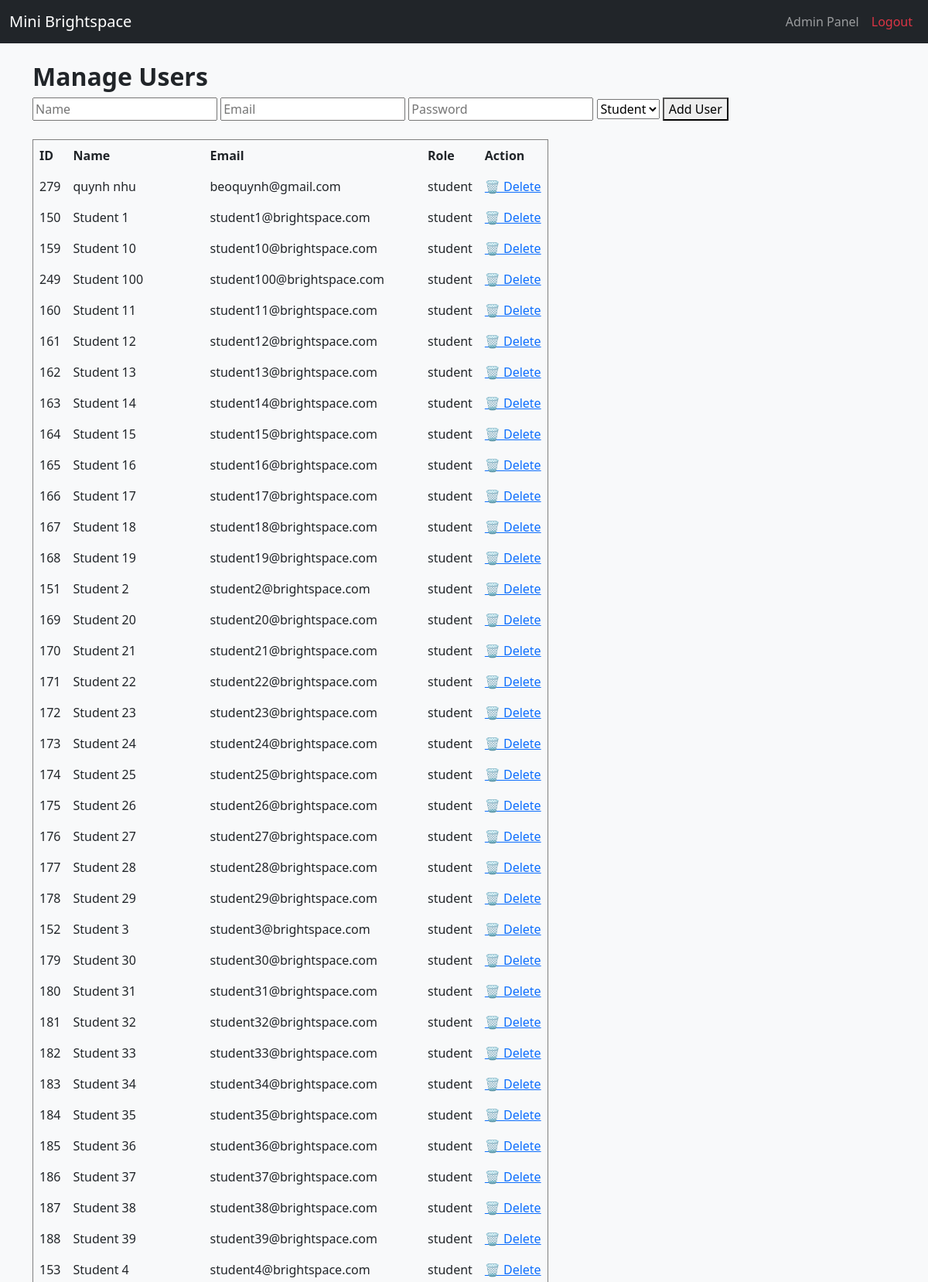
/admin/manage_users.php (signed in, upper part), run on the app's committed database.
### tables this page shows
CREATE TABLE `users` (
  `user_id` int(11) NOT NULL,
  `name` varchar(100) NOT NULL,
  `email` varchar(100) NOT NULL,
  `password` varchar(255) NOT NULL,
  `role` enum('student','teacher','admin') NOT NULL
);

### admin/manage_users.php (the view, shortened to what this page needs)
<?php
include('../config.php');
include('../includes/header.php');
$users = $conn->query("SELECT * FROM users ORDER BY role, name");
echo "<h2>Manage Users</h2>";
echo "<form method='POST'>
        <input type='text' name='name' placeholder='Name' required>
        <input type='email' name='email' placeholder='Email' required>
        <input type='text' name='password' placeholder='Password' required>
        <select name='role'>
            <option value='student'>Student</option>
            <option value='teacher'>Teacher</option>
            <option value='admin'>Admin</option>
        </select>
        <button type='submit' name='add_user'>Add User</button>
      </form><br>";
echo "<table border='1' cellpadding='8'>";
echo "<tr><th>ID</th><th>Name</th><th>Email</th><th>Role</th><th>Action</th></tr>";
while ($u = $users->fetch_assoc()) {
    echo "<tr>
            <td>{$u['user_id']}</td>
            <td>{$u['name']}</td>
            <td>{$u['email']}</td>
            <td>{$u['role']}</td>
            <td><a href='?delete={$u['user_id']}'>🗑️ Delete</a></td>
          </tr>";
}
echo "</table>";
?>

### assets/css/style.css (style rules this page uses)
body { background-color: #f8f9fa; font-family: 'Segoe UI', sans-serif; }
h2 { font-weight: 600; }

### data on the page
users: user_id "279", name "quynh nhu", email "beoquynh@gmail.com", role "student"
users: user_id "150", name "Student 1", email "student1@brightspace.com", role "student"
users: user_id "159", name "Student 10", email "student10@brightspace.com", role "student"
users: user_id "249", name "Student 100", email "student100@brightspace.com", role "student"
users: user_id "160", name "Student 11", email "student11@brightspace.com", role "student"
users: user_id "161", name "Student 12", email "student12@brightspace.com", role "student"
users: user_id "162", name "Student 13", email "student13@brightspace.com", role "student"
users: user_id "163", name "Student 14", email "student14@brightspace.com", role "student"
users: user_id "164", name "Student 15", email "student15@brightspace.com", role "student"
users: user_id "165", name "Student 16", email "student16@brightspace.com", role "student"
users: user_id "166", name "Student 17", email "student17@brightspace.com", role "student"
users: user_id "167", name "Student 18", email "student18@brightspace.com", role "student"
users: user_id "168", name "Student 19", email "student19@brightspace.com", role "student"
users: user_id "151", name "Student 2", email "student2@brightspace.com", role "student"
users: user_id "169", name "Student 20", email "student20@brightspace.com", role "student"
users: user_id "170", name "Student 21", email "student21@brightspace.com", role "student"
users: user_id "171", name "Student 22", email "student22@brightspace.com", role "student"
users: user_id "172", name "Student 23", email "student23@brightspace.com", role "student"
users: user_id "173", name "Student 24", email "student24@brightspace.com", role "student"
users: user_id "174", name "Student 25", email "student25@brightspace.com", role "student"
users: user_id "175", name "Student 26", email "student26@brightspace.com", role "student"
users: user_id "176", name "Student 27", email "student27@brightspace.com", role "student"
users: user_id "177", name "Student 28", email "student28@brightspace.com", role "student"
users: user_id "178", name "Student 29", email "student29@brightspace.com", role "student"
users: user_id "152", name "Student 3", email "student3@brightspace.com", role "student"
users: user_id "179", name "Student 30", email "student30@brightspace.com", role "student"
users: user_id "180", name "Student 31", email "student31@brightspace.com", role "student"
users: user_id "181", name "Student 32", email "student32@brightspace.com", role "student"
users: user_id "182", name "Student 33", email "student33@brightspace.com", role "student"
users: user_id "183", name "Student 34", email "student34@brightspace.com", role "student"
users: user_id "184", name "Student 35", email "student35@brightspace.com", role "student"
users: user_id "185", name "Student 36", email "student36@brightspace.com", role "student"
users: user_id "186", name "Student 37", email "student37@brightspace.com", role "student"
users: user_id "187", name "Student 38", email "student38@brightspace.com", role "student"
users: user_id "188", name "Student 39", email "student39@brightspace.com", role "student"
users: user_id "153", name "Student 4", email "student4@brightspace.com", role "student"
